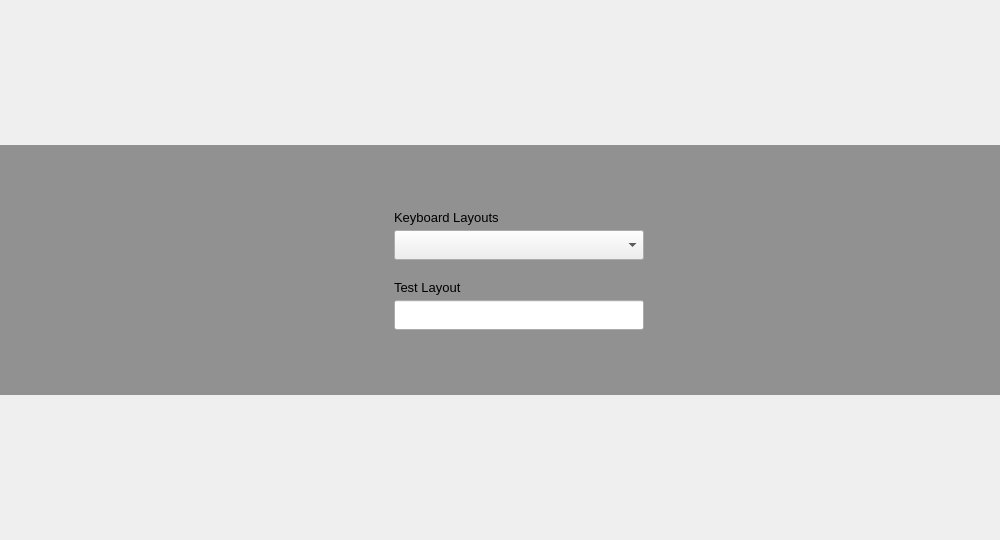
<?xml version="1.0" encoding="UTF-8"?>
<ui version="4.0">
 <class>KeyboardWidget</class>
 <widget class="QWidget" name="KeyboardWidget">
  <property name="geometry">
   <rect>
    <x>0</x>
    <y>0</y>
    <width>1000</width>
    <height>540</height>
   </rect>
  </property>
  <property name="windowTitle">
   <string/>
  </property>
  <layout class="QGridLayout">
   <property name="margin">
    <number>0</number>
   </property>
   <item row="0" column="0">
    <widget class="QFrame" name="frame">
     <property name="sizePolicy">
      <sizepolicy hsizetype="Expanding" vsizetype="Preferred">
       <horstretch>0</horstretch>
       <verstretch>0</verstretch>
      </sizepolicy>
     </property>
     <property name="minimumSize">
      <size>
       <width>600</width>
       <height>250</height>
      </size>
     </property>
     <property name="maximumSize">
      <size>
       <width>16777215</width>
       <height>250</height>
      </size>
     </property>
     <property name="styleSheet">
      <string notr="true">#frame{background-color: rgba(0,0,0,100)}</string>
     </property>
     <property name="frameShape">
      <enum>QFrame::NoFrame</enum>
     </property>
     <property name="frameShadow">
      <enum>QFrame::Raised</enum>
     </property>
     <layout class="QGridLayout" name="gridLayout_3">
      <property name="topMargin">
       <number>20</number>
      </property>
      <property name="bottomMargin">
       <number>20</number>
      </property>
      <property name="horizontalSpacing">
       <number>30</number>
      </property>
      <item row="0" column="3">
       <spacer name="horizontalSpacer_2">
        <property name="orientation">
         <enum>Qt::Horizontal</enum>
        </property>
        <property name="sizeHint" stdset="0">
         <size>
          <width>40</width>
          <height>20</height>
         </size>
        </property>
       </spacer>
      </item>
      <item row="0" column="0">
       <spacer name="horizontalSpacer">
        <property name="orientation">
         <enum>Qt::Horizontal</enum>
        </property>
        <property name="sizeHint" stdset="0">
         <size>
          <width>40</width>
          <height>20</height>
         </size>
        </property>
       </spacer>
      </item>
      <item row="0" column="1">
       <widget class="QLabel" name="pix">
        <property name="text">
         <string/>
        </property>
        <property name="pixmap">
         <pixmap>:/gui/pics/input-keyboard-big.png</pixmap>
        </property>
        <property name="alignment">
         <set>Qt::AlignCenter</set>
        </property>
        <property name="wordWrap">
         <bool>false</bool>
        </property>
       </widget>
      </item>
      <item row="0" column="2">
       <layout class="QVBoxLayout" name="verticalLayout">
        <property name="spacing">
         <number>20</number>
        </property>
        <property name="leftMargin">
         <number>10</number>
        </property>
        <property name="rightMargin">
         <number>10</number>
        </property>
        <item>
         <spacer name="verticalSpacer">
          <property name="orientation">
           <enum>Qt::Vertical</enum>
          </property>
          <property name="sizeHint" stdset="0">
           <size>
            <width>20</width>
            <height>40</height>
           </size>
          </property>
         </spacer>
        </item>
        <item>
         <layout class="QVBoxLayout" name="verticalLayout_2">
          <property name="spacing">
           <number>5</number>
          </property>
          <property name="bottomMargin">
           <number>0</number>
          </property>
          <item>
           <widget class="QLabel" name="label">
            <property name="font">
             <font>
              <pointsize>10</pointsize>
             </font>
            </property>
            <property name="text">
             <string>Keyboard Layouts</string>
            </property>
           </widget>
          </item>
          <item>
           <widget class="QComboBox" name="keyboard_list">
            <property name="sizePolicy">
             <sizepolicy hsizetype="Fixed" vsizetype="Fixed">
              <horstretch>0</horstretch>
              <verstretch>0</verstretch>
             </sizepolicy>
            </property>
            <property name="minimumSize">
             <size>
              <width>250</width>
              <height>30</height>
             </size>
            </property>
            <property name="maximumSize">
             <size>
              <width>250</width>
              <height>30</height>
             </size>
            </property>
            <property name="font">
             <font>
              <pointsize>10</pointsize>
             </font>
            </property>
            <property name="frame">
             <bool>true</bool>
            </property>
           </widget>
          </item>
         </layout>
        </item>
        <item>
         <layout class="QVBoxLayout" name="verticalLayout_3">
          <property name="spacing">
           <number>5</number>
          </property>
          <property name="bottomMargin">
           <number>0</number>
          </property>
          <item>
           <widget class="QLabel" name="textLabel1_2">
            <property name="sizePolicy">
             <sizepolicy hsizetype="Preferred" vsizetype="Preferred">
              <horstretch>0</horstretch>
              <verstretch>0</verstretch>
             </sizepolicy>
            </property>
            <property name="minimumSize">
             <size>
              <width>250</width>
              <height>0</height>
             </size>
            </property>
            <property name="maximumSize">
             <size>
              <width>250</width>
              <height>16777215</height>
             </size>
            </property>
            <property name="font">
             <font>
              <pointsize>10</pointsize>
             </font>
            </property>
            <property name="text">
             <string>Test Layout</string>
            </property>
            <property name="wordWrap">
             <bool>false</bool>
            </property>
           </widget>
          </item>
          <item>
           <widget class="QLineEdit" name="lineEdit1">
            <property name="sizePolicy">
             <sizepolicy hsizetype="Preferred" vsizetype="Preferred">
              <horstretch>0</horstretch>
              <verstretch>0</verstretch>
             </sizepolicy>
            </property>
            <property name="minimumSize">
             <size>
              <width>0</width>
              <height>30</height>
             </size>
            </property>
            <property name="maximumSize">
             <size>
              <width>16777215</width>
              <height>30</height>
             </size>
            </property>
            <property name="font">
             <font>
              <pointsize>17</pointsize>
             </font>
            </property>
            <property name="styleSheet">
             <string notr="true"/>
            </property>
           </widget>
          </item>
         </layout>
        </item>
        <item>
         <spacer name="verticalSpacer_2">
          <property name="orientation">
           <enum>Qt::Vertical</enum>
          </property>
          <property name="sizeHint" stdset="0">
           <size>
            <width>20</width>
            <height>40</height>
           </size>
          </property>
         </spacer>
        </item>
       </layout>
      </item>
     </layout>
    </widget>
   </item>
  </layout>
 </widget>
 <layoutdefault spacing="6" margin="11"/>
 <pixmapfunction>qPixmapFromMimeSource</pixmapfunction>
 <resources>
  <include location="../../data.qrc"/>
 </resources>
 <connections/>
</ui>
